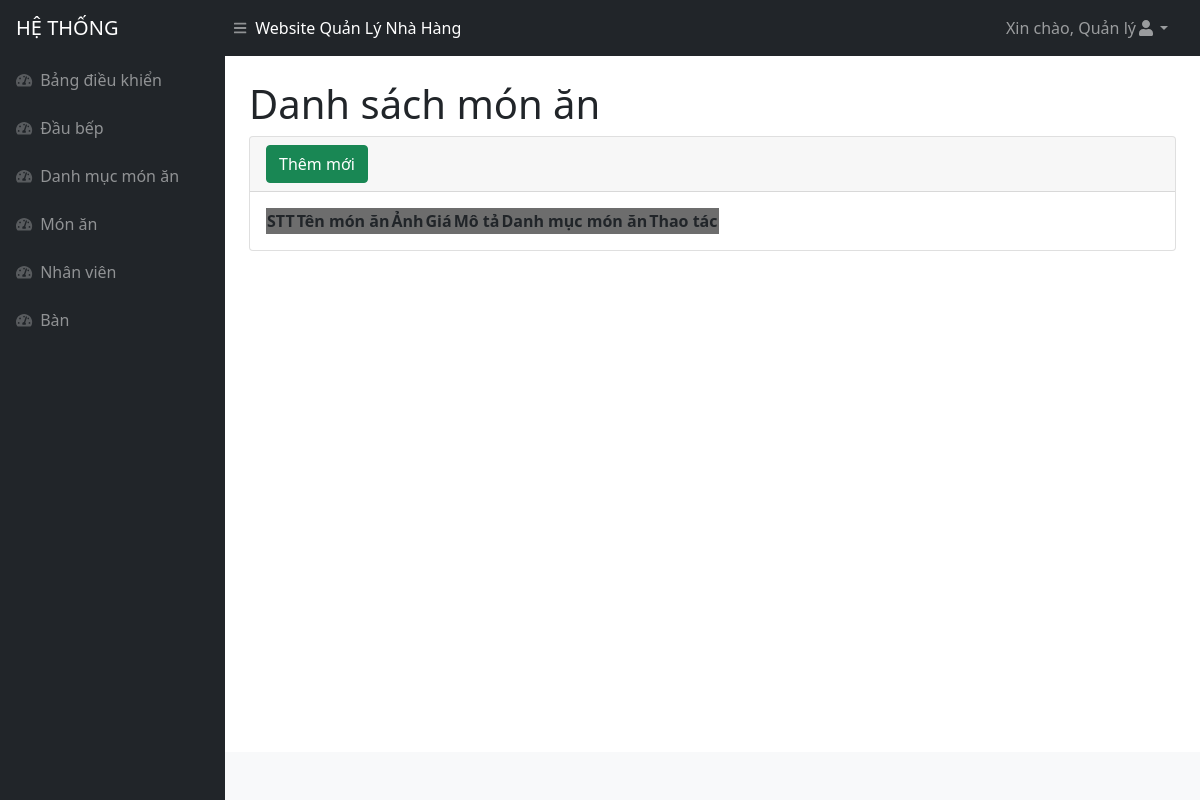
Before: /monan.php (signed in) with the older database file.
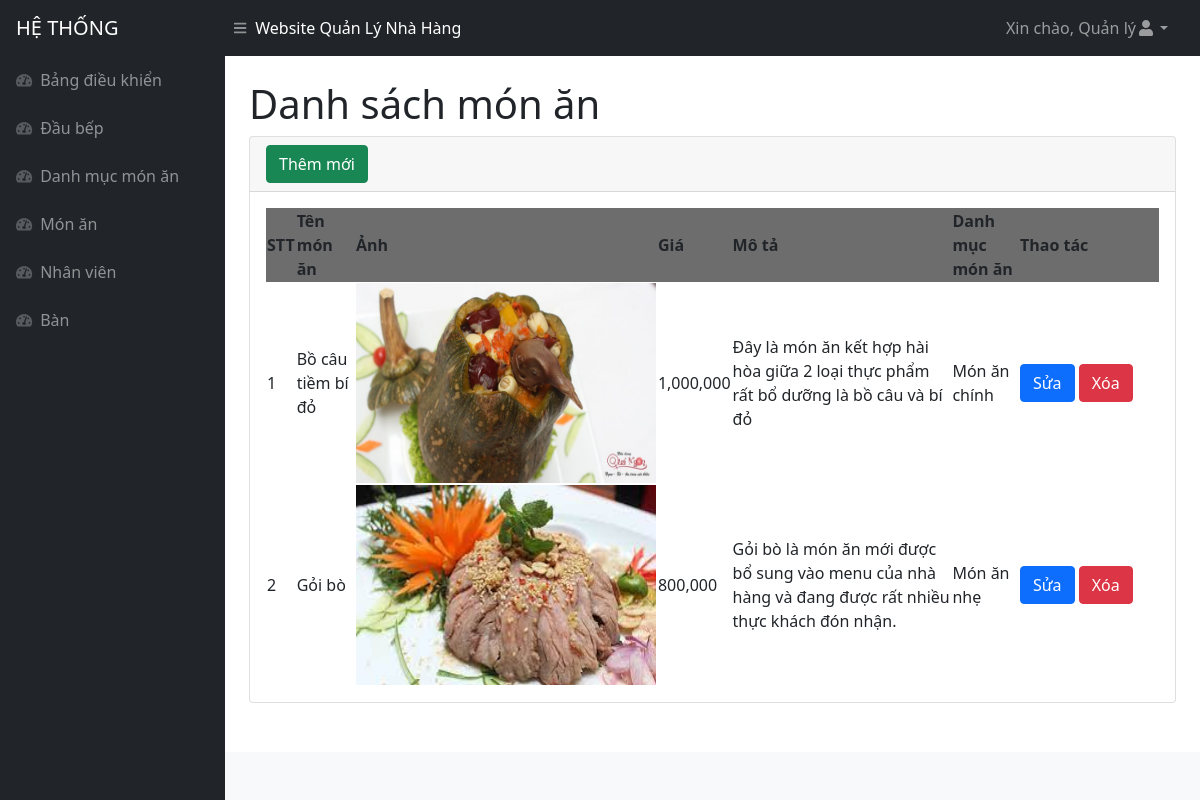
After: the same page with the newer database file.
### tables this page shows
CREATE TABLE `monan` (
  `id` int(11) NOT NULL,
  `ten` varchar(250) NOT NULL,
  `gia` int(11) NOT NULL,
  `anh` varchar(1000) NOT NULL,
  `mota` varchar(5000) NOT NULL,
  `danhmucmonan_id` int(11) NOT NULL
);

CREATE TABLE `danhmucmonan` (
  `id` int(11) NOT NULL,
  `tendanhmuc` varchar(500) NOT NULL
);

### monan.php (the view, shortened to what this page needs)
<!DOCTYPE html>
<html lang="en">
<head>
<?php include('inc/head.php')?>
</head>
<body class="sb-nav-fixed">
<?php include('inc/header.php')?>
    <div id="layoutSidenav">
    <?php include('inc/menu.php')?>
        <div id="layoutSidenav_content">
            <main>
                <div class="container-fluid px-4">
                    <h1 class="mt-4">Danh sách món ăn</h1>
                    <div class="card mb-4">
                        <div class="card-header">
                            <button type="button" class="btn btn-success" data-bs-toggle="modal"
                                data-bs-target="#exampleModalAdd">
                                Thêm mới
                            </button>
                        </div>
                        <div class="card-body">
                            <table id="datatablesSimple">
                                <thead>
                                <tr style="background-color : #6D6D6D">
                                        <th>STT</th>
                                        <th>Tên món ăn</th>
                                        <th>Ảnh</th>
                                        <th>Giá</th>
                                        <th>Mô tả</th>
                                        <th>Danh mục món ăn</th>
                                        <th>Thao tác</th>
                                    </tr>
                                </thead>
                                <tbody>
                                <?php
                                    $query = "SELECT a.*,b.tendanhmuc
                                    FROM monan as a,danhmucmonan as b
                                     WHERE a.danhmucmonan_id = b.id
                                     ORDER BY a.id DESC";
                                    $result = mysqli_query($connect, $query);
                                    $stt = 1;
                                    while ($arUser = mysqli_fetch_array($result, MYSQLI_ASSOC)) {
                                        $idModelDel = "exampleModalDel".$arUser["id"] ;
                                        $idModelEdit = "exampleModalEdit".$arUser["id"];
                                    ?>
                                    <tr>
                                        <td><?php echo $stt ?></td>
                                        <td><?php echo $arUser["ten"] ?></td>
                                        <td> <img style="width: 300px !important;height: 200px !important;" src="./image/<?php echo $arUser['anh'] ?>"></td>
                                        <td><?php echo number_format($arUser['gia']) ?></td>
                                        <td><?php echo $arUser["mota"] ?></td>
                                        <td><?php echo $arUser["tendanhmuc"] ?> </td>
                                        <td style="width : 140px !important">
                                            <button type="button" class="btn btn-primary" data-bs-toggle="modal"
                                                data-bs-target="#<?php echo $idModelEdit ?>">
                                                Sửa
                                            </button>
                                            <button type="button" class="btn btn-danger" data-bs-toggle="modal"
                                                data-bs-target="#<?php echo $idModelDel ?>">
                                                Xóa
                                            </button>
                                        </td>
                                    </tr>
                                    <?php $stt++;} ?>
                                </tbody>
                            </table>
                        </div>
                    </div>
                </div>
            </main>
            <?php include('inc/footer.php')?>
        </div>
    </div>
</body>
</html>

### inc/head.php (shortened to what this page needs)
<link href="https://cdn.jsdelivr.net/npm/simple-datatables@latest/dist/style.css" rel="stylesheet" />
<link href="css/styles.css" rel="stylesheet" />

### inc/header.php (shortened to what this page needs)
<nav class="sb-topnav navbar navbar-expand navbar-dark bg-dark">
        <a class="navbar-brand ps-3" href="index.php">HỆ THỐNG</a>
        <button class="btn btn-link btn-sm order-1 order-lg-0 me-4 me-lg-0" id="sidebarToggle" href="#!"><i
                class="fas fa-bars"></i></button>
        <p style="color:white;margin-top:15px">Website Quản Lý Nhà Hàng</p>
        <ul class="navbar-nav ms-auto ms-md-0 me-3 me-lg-4">
            <li class="nav-item dropdown">
                <a class="nav-link dropdown-toggle" id="navbarDropdown" href="#" role="button" data-bs-toggle="dropdown"
                    aria-expanded="false">Xin chào, <?php echo $_SESSION['tenhienthi']; ?><i class="fas fa-user fa-fw"></i></a>
            </li>
        </ul>
    </nav>

### inc/menu.php
<div id="layoutSidenav_nav">
            <nav class="sb-sidenav accordion sb-sidenav-dark" id="sidenavAccordion">
                <div class="sb-sidenav-menu">
                    <div class="nav">
                        <a class="nav-link" href="index.php">
                            <div class="sb-nav-link-icon"><i class="fas fa-tachometer-alt"></i></div>
                            Bảng điều khiển
                        </a>
                        <a class="nav-link" href="daubep.php">
                            <div class="sb-nav-link-icon"><i class="fas fa-tachometer-alt"></i></div>
                            Đầu bếp
                        </a>
                        <a class="nav-link" href="danhmucmonan.php">
                            <div class="sb-nav-link-icon"><i class="fas fa-tachometer-alt"></i></div>
                            Danh mục món ăn
                        </a>
                        <a class="nav-link" href="monan.php">
                            <div class="sb-nav-link-icon"><i class="fas fa-tachometer-alt"></i></div>
                            Món ăn
                        </a>
                        <a class="nav-link" href="nhanvien.php">
                            <div class="sb-nav-link-icon"><i class="fas fa-tachometer-alt"></i></div>
                            Nhân viên
                        </a>
                        <a class="nav-link" href="ban.php">
                            <div class="sb-nav-link-icon"><i class="fas fa-tachometer-alt"></i></div>
                            Bàn
                        </a>
                    </div>
                </div>
            </nav>
        </div>

### inc/footer.php (shortened to what this page needs)
<footer class="py-4 bg-light mt-auto">
            </footer>

Changed rows visible on the page:
added monan: ten "Bồ câu tiềm bí đỏ", anh (picture), gia "1,000,000", mota "Đây là món ăn kết hợp hài hòa giữa 2 loại thực phẩm rất bổ dưỡng là bồ câu và bí đỏ", danhmucmonan.tendanhmuc "Món ăn chính"
added monan: ten "Gỏi bò", anh (picture), gia "800,000", mota "Gỏi bò là món ăn mới được bổ sung vào menu của nhà hàng và đang được rất nhiều thực khách đón nhận.", danhmucmonan.tendanhmuc "Món ăn nhẹ"
